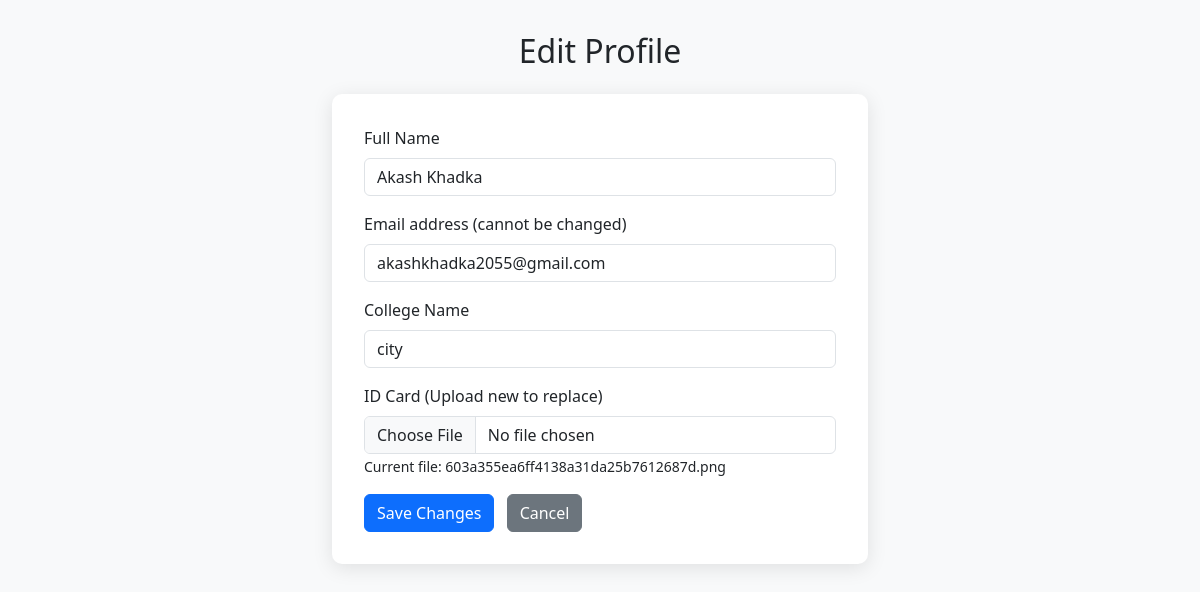
/edit_profile (signed in), run on an earlier commit of the app's database.
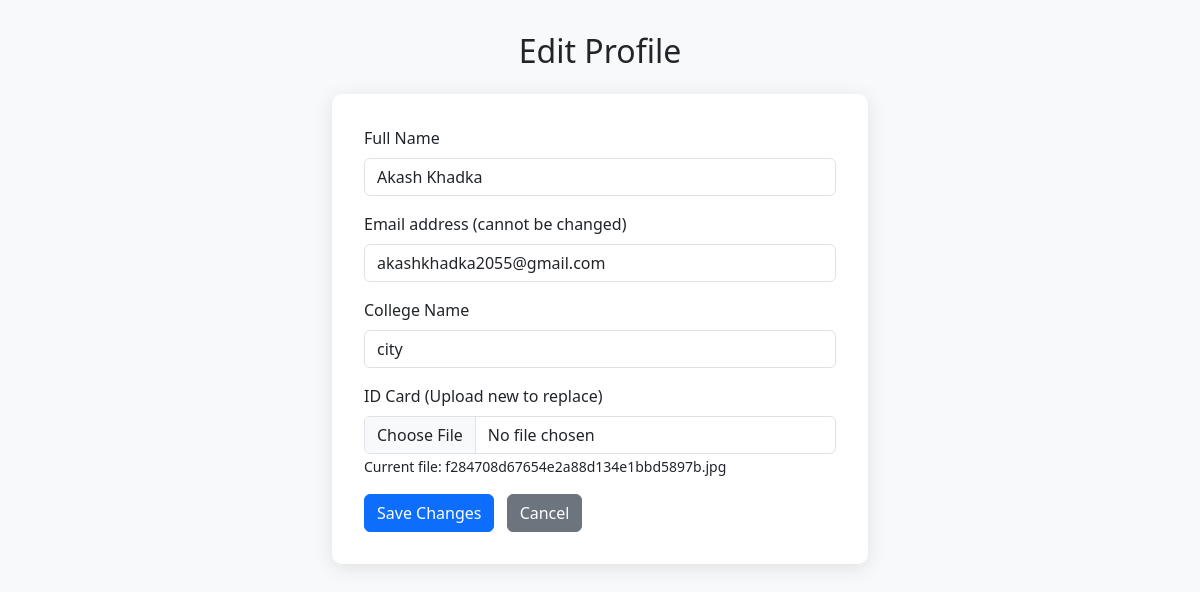
And on a later commit of the database.
### app.py (models this page shows)
class User(db.Model):
    id = db.Column(db.Integer, primary_key=True)
    name = db.Column(db.String(100), nullable=False)
    email = db.Column(db.String(100), unique=True, nullable=False)
    password = db.Column(db.String(100), nullable=False)
    college_name = db.Column(db.String(100), nullable=False)
    id_card = db.Column(db.String(100))
    registration_date = db.Column(db.DateTime, default=db.func.current_timestamp())

### app.py (the view, shortened to what this page needs)
@app.route('/edit_profile', methods=['GET', 'POST'])
def edit_profile():
    user_id = session.get('user_id')
    if not user_id:
        flash('Please log in to edit your profile.', 'warning')
        return redirect(url_for('login'))
    user = User.query.get(user_id)
    if not user:
        flash('User not found.', 'danger')
        return redirect(url_for('login'))
    return render_template('edit_profile.html', user=user)

### templates/edit_profile.html (shortened to what this page needs)
<!DOCTYPE html>
<html lang="en">
<head>
  <link href="https://cdn.jsdelivr.net/npm/bootstrap@5.3.0/dist/css/bootstrap.min.css" rel="stylesheet"/>
  <link rel="stylesheet" href="https://cdnjs.cloudflare.com/ajax/libs/font-awesome/6.4.0/css/all.min.css"/>
</head>
<body>
  <h2 class="mb-4 text-center">Edit Profile</h2>
  <div class="form-container">
    <form method="POST" enctype="multipart/form-data" action="{{ url_for('edit_profile') }}">
      <div class="mb-3">
        <label for="name" class="form-label">Full Name</label>
        <input type="text" class="form-control" id="name" name="name" value="{{ user.name }}" required>
      </div>
      <div class="mb-3">
        <label for="email" class="form-label">Email address (cannot be changed)</label>
        <input type="email" class="form-control" id="email" name="email" value="{{ user.email }}" readonly>
      </div>
      <div class="mb-3">
        <label for="college_name" class="form-label">College Name</label>
        <input type="text" class="form-control" id="college_name" name="college_name" value="{{ user.college_name }}" required>
      </div>
      <div class="mb-3">
        <label for="id_card" class="form-label">ID Card (Upload new to replace)</label>
        <input type="file" class="form-control" id="id_card" name="id_card" accept=".png,.jpg,.jpeg,.gif,.pdf">
        {% if user.id_card %}
          <small>Current file: {{ user.id_card }}</small>
        {% endif %}
      </div>
      <button type="submit" class="btn btn-primary">Save Changes</button>
      <a href="{{ url_for('profile') }}" class="btn btn-secondary ms-2">Cancel</a>
    </form>
  </div>
</body>
</html>

What changed in the data, as far as the page shows it:
changed User "Akash Khadka": id_card "603a355ea6ff4138a31da25b7612687d.png" → "f284708d67654e2a88d134e1bbd5897b.jpg"
